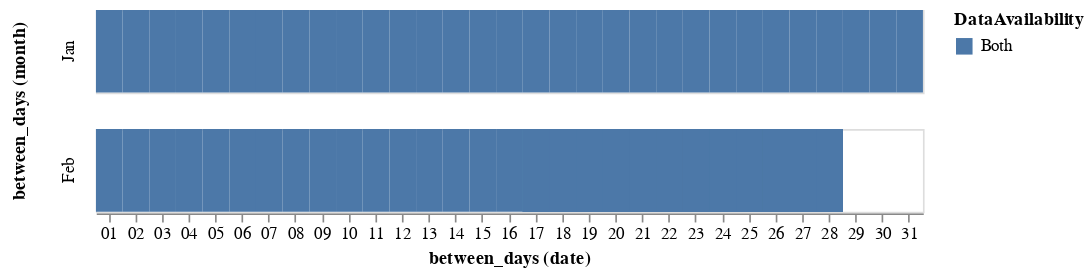

The notebook cell this image was saved under:
### Code cell
# plot prey and acoustic data availability in Jan and Feb
alt.Chart(CCB_JanFeb).mark_rect().encode(
    x = alt.X('date(between_days):O'), # dif btwn year(btwn_days) and btwndays, timUnit
    color = 'DataAvailability:N'
).properties(
    width = 500,
    height = 50
).facet(
    row = 'month(between_days)')

### Figure 1 — Vega-Lite specification as saved in the notebook (floating-point values rounded to 4 significant figures; data arrays with more than 128 entries replaced by an {"elided": "..."} marker saying what was removed)
{"config": {"view": {"continuousWidth": 400, "continuousHeight": 300}}, "data": {"name": "data-49b22d8b2157afa9050b0ac84eda5153"}, "facet": {"row": {"type": "temporal", "field": "between_days", "timeUnit": "month"}}, "spec": {"mark": "rect", "encoding": {"color": {"type": "nominal", "field": "DataAvailability"}, "x": {"type": "ordinal", "field": "between_days", "timeUnit": "date"}}, "height": 50, "width": 500}, "$schema": "https://vega.github.io/schema/vega-lite/v4.8.1.json", "datasets": {"data-49b22d8b2157afa9050b0ac84eda5153": {"elided": "143 records"}}}
